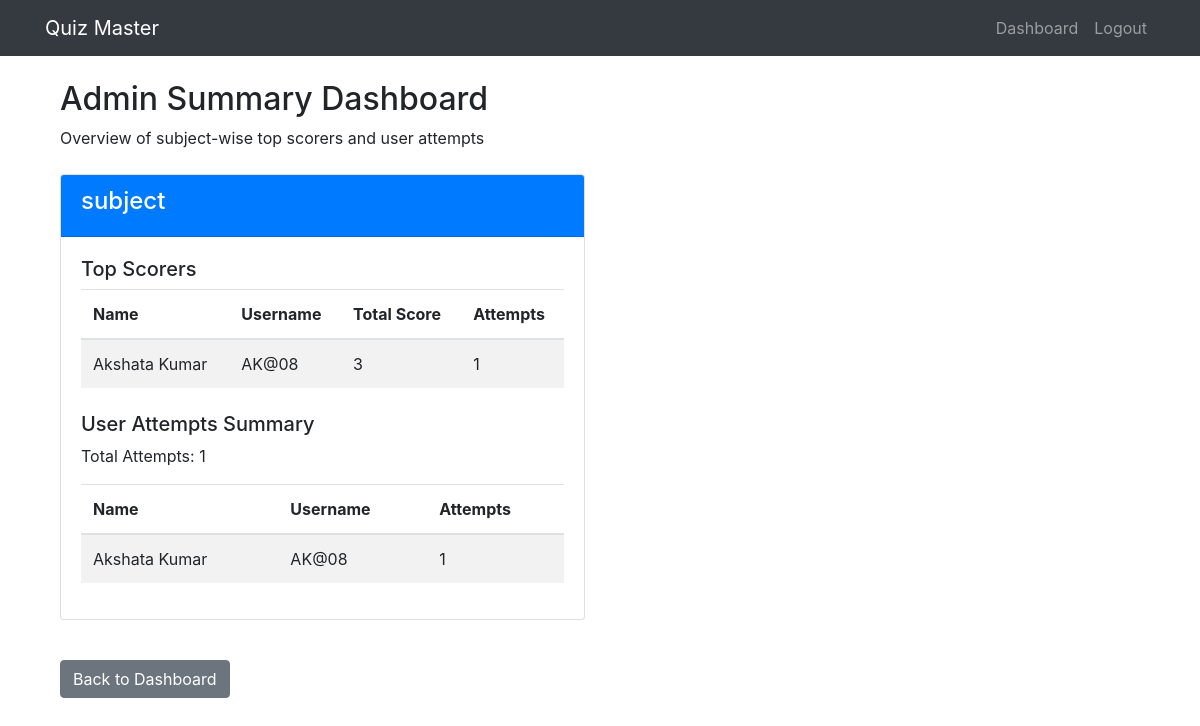
/admin/summary (signed in), run on an earlier commit of the app's database.
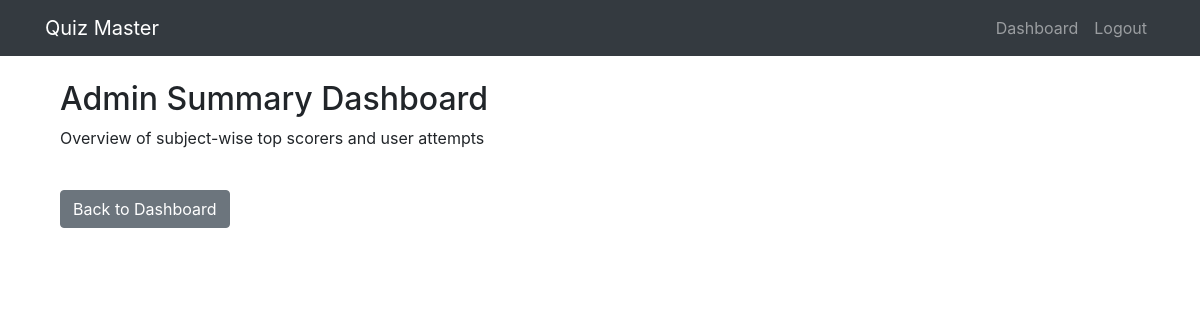
And on a later commit of the database.
### models/db_setup.py (models this page shows)
class Subject(db.Model):
    id = db.Column(db.Integer, primary_key=True)
    name = db.Column(db.String(100), nullable=False)
    description = db.Column(db.Text)
    chapters = db.relationship('Chapter', backref='subject', lazy=True, cascade="all, delete-orphan")

class User(db.Model):
    id = db.Column(db.Integer, primary_key=True)
    username = db.Column(db.String(100), unique=True, nullable=False)
    password = db.Column(db.String(200), nullable=False)
    full_name = db.Column(db.String(100), nullable=False)
    qualification = db.Column(db.String(100))
    dob = db.Column(db.Date)
    is_admin = db.Column(db.Boolean, default=False)
    scores = db.relationship('Score', backref='user', lazy=True)

### controllers/admin.py (the view)
def admin_summary():
    if not session.get('is_admin'):
        return redirect(url_for('login'))
    subjects = Subject.query.all()
    summary_data = []
    for subject in subjects:
        subject_data = {
            'subject': subject,
            'top_scorers': [],
            'total_attempts': 0,
            'user_attempts': {}
        }
        quiz_ids = []
        for chapter in subject.chapters:
            for quiz in chapter.quizzes:
                quiz_ids.append(quiz.id)
        if not quiz_ids:
            summary_data.append(subject_data)
            continue
        top_scores = db.session.query(
            User.id,
            User.username,
            User.full_name,
            func.sum(Score.total_scored).label('total_score'),
            func.count(Score.id).label('attempts')
        ).join(Score).filter(
            Score.quiz_id.in_(quiz_ids)
        ).group_by(User.id).order_by(func.sum(Score.total_scored).desc()).limit(5).all()
        subject_data['top_scorers'] = top_scores
        attempts = db.session.query(
            User.id,
            User.username,
            User.full_name,
            func.count(Score.id).label('attempts')
        ).join(Score).filter(
            Score.quiz_id.in_(quiz_ids)
        ).group_by(User.id).order_by(func.count(Score.id).desc()).all()
        for user_attempt in attempts:
            subject_data['user_attempts'][user_attempt.id] = {
                'username': user_attempt.username,
                'full_name': user_attempt.full_name,
                'attempts': user_attempt.attempts
            }
            subject_data['total_attempts'] += user_attempt.attempts
        summary_data.append(subject_data)
    return render_template('admin/summary.html', summary_data=summary_data)

### templates/admin/summary.html (shortened to what this page needs)
{% extends 'base.html' %}
{% block content %}
<div class="container mt-4">
    <h2>Admin Summary Dashboard</h2>
    <p>Overview of subject-wise top scorers and user attempts</p>
    <div class="row mt-4">
        {% for data in summary_data %}
        <div class="col-md-6 mb-4">
            <div class="card">
                <div class="card-header bg-primary text-white">
                    <h4>{{ data.subject.name }}</h4>
                </div>
                <div class="card-body">
                    <h5>Top Scorers</h5>
                    {% if data.top_scorers %}
                    <table class="table table-striped">
                        <thead>
                            <tr>
                                <th>Name</th>
                                <th>Username</th>
                                <th>Total Score</th>
                                <th>Attempts</th>
                            </tr>
                        </thead>
                        <tbody>
                            {% for scorer in data.top_scorers %}
                            <tr>
                                <td>{{ scorer.full_name }}</td>
                                <td>{{ scorer.username }}</td>
                                <td>{{ scorer.total_score }}</td>
                                <td>{{ scorer.attempts }}</td>
                            </tr>
                            {% endfor %}
                        </tbody>
                    </table>
                    {% else %}
                    <p>No quiz attempts recorded for this subject yet.</p>
                    {% endif %}
                    <h5 class="mt-4">User Attempts Summary</h5>
                    <p>Total Attempts: {{ data.total_attempts }}</p>
                    {% if data.user_attempts %}
                    <table class="table table-striped">
                        <thead>
                            <tr>
                                <th>Name</th>
                                <th>Username</th>
                                <th>Attempts</th>
                            </tr>
                        </thead>
                        <tbody>
                            {% for user_id, attempt_data in data.user_attempts.items() %}
                            <tr>
                                <td>{{ attempt_data.full_name }}</td>
                                <td>{{ attempt_data.username }}</td>
                                <td>{{ attempt_data.attempts }}</td>
                            </tr>
                            {% endfor %}
                        </tbody>
                    </table>
                    {% else %}
                    <p>No quiz attempts recorded for this subject yet.</p>
                    {% endif %}
                </div>
            </div>
        </div>
        {% endfor %}
    </div>
    <div class="mt-3 mb-5">
        <a href="{{ url_for('admin_dashboard') }}" class="btn btn-secondary">Back to Dashboard</a>
    </div>
</div>
{% endblock %}

What changed in the data, as far as the page shows it:
removed Subject: subject.name "subject"
no longer on this page (row unchanged): User: full_name "Akshata Kumar", username "AK@08", total_score "3", attempts "1", full_name "Akshata Kumar", username "AK@08"
Also different on the page:
list line gone: "Top Scorers Name Username Total Score Attempts User Attempts Summary Total Attempts: 1 Name Username Attempts 1"
